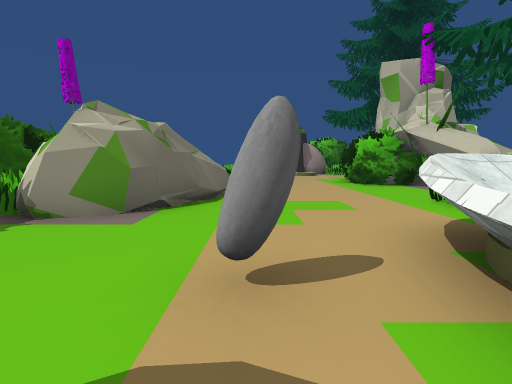
view 1 (above)

24 first-person views from a walk through a Unity game level. The camera is 1.4 m above the floor, tilts 6° down and sees 85° across. The floor is counted in squares, 2 m on a side. Each view is taken from the middle of a square. On the plan, view 1 faces up. The plan holds only what a view shows up to about 9 squares ahead; the rest is blank. The place goes on beyond the plan. Some animated figures are not drawn. Some surface patterns are stand-ins.

view 2
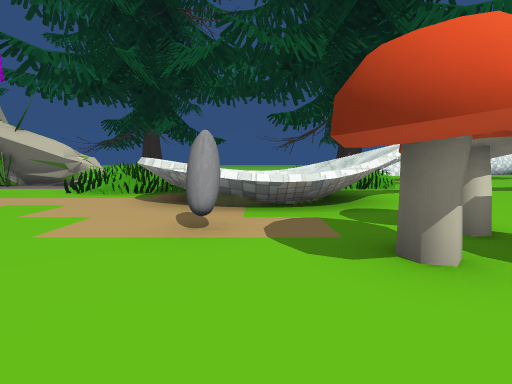

view 3
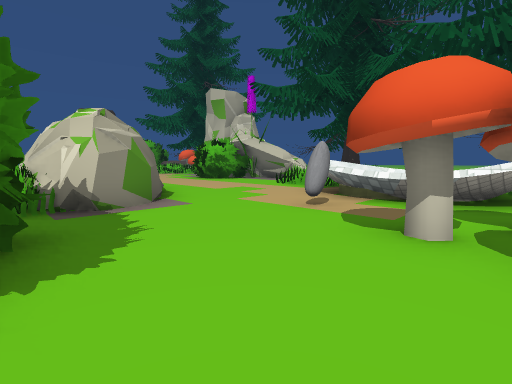

view 4
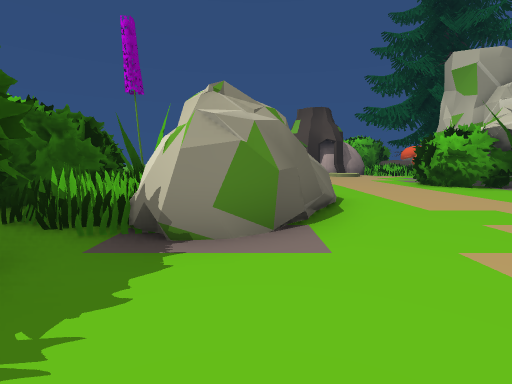

view 5
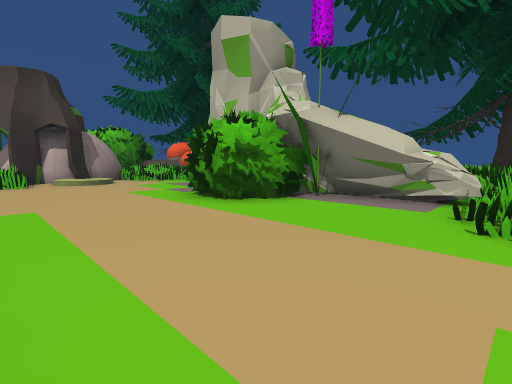

view 6
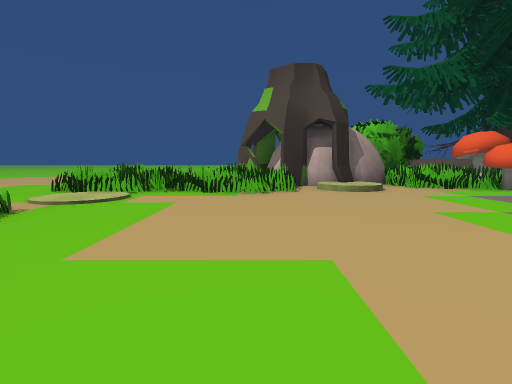

view 7
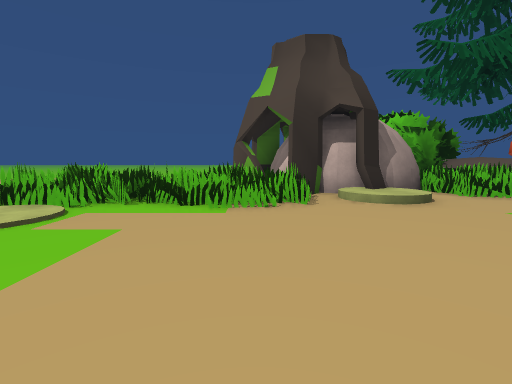

view 8
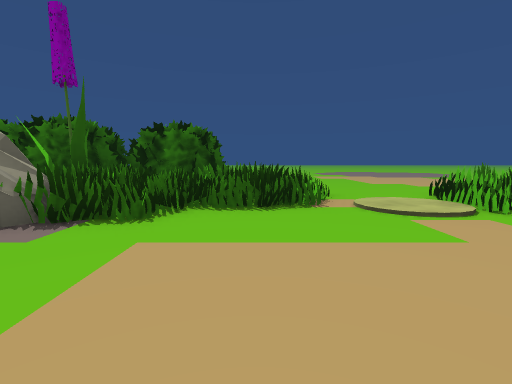

view 9
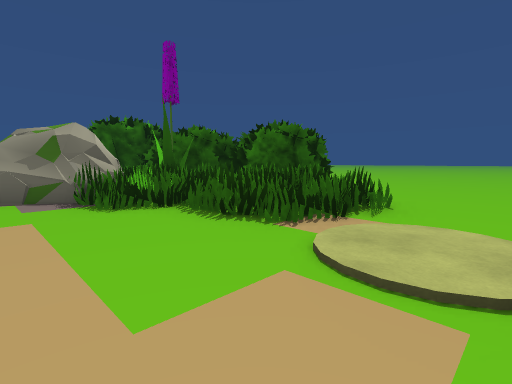

view 10
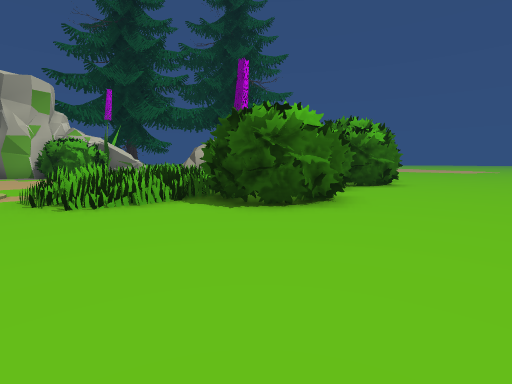

view 11
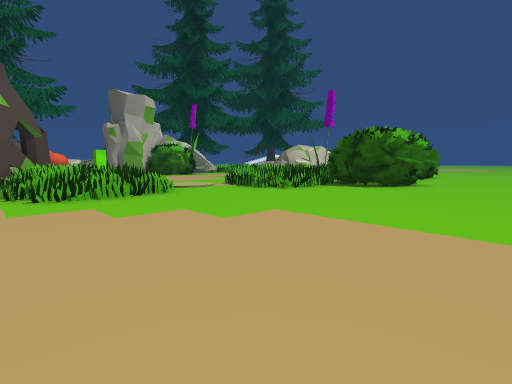

view 12
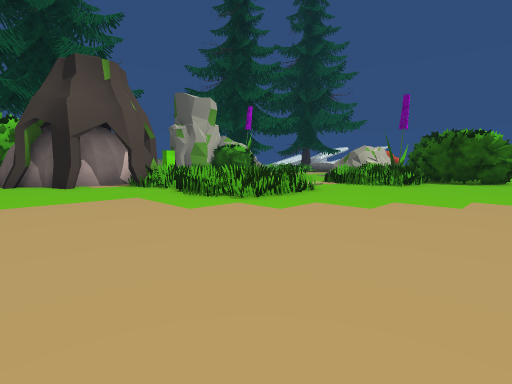

view 13
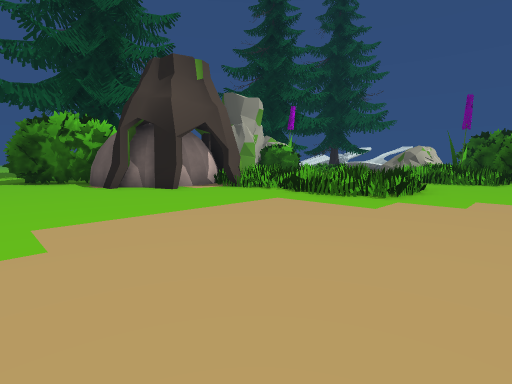

view 14
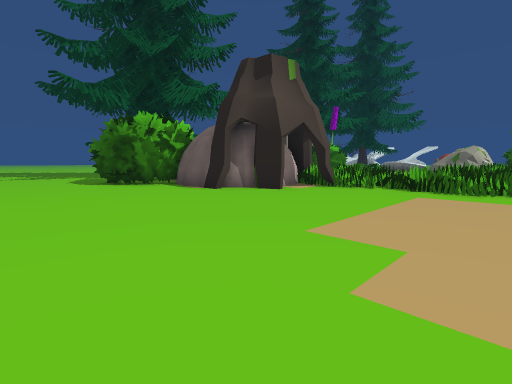

view 15
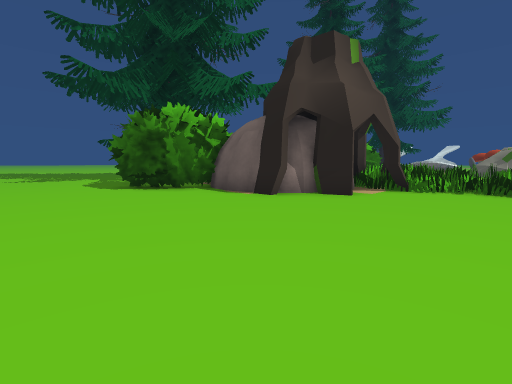

view 16
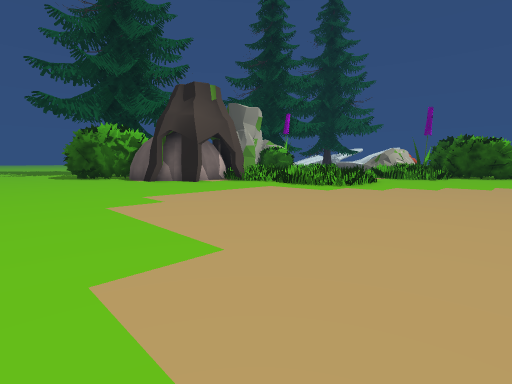

view 17
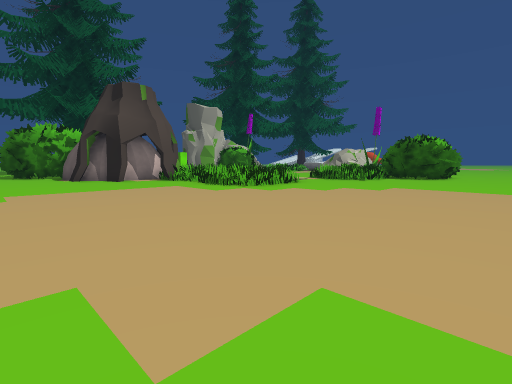

view 18
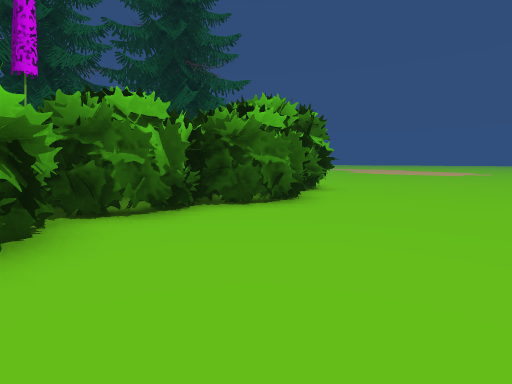

view 19
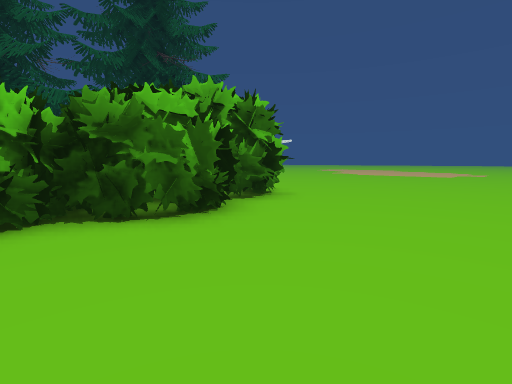

view 20
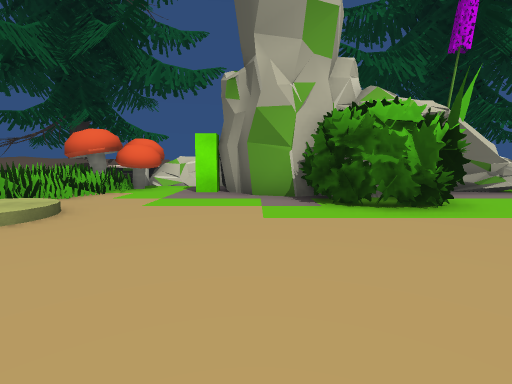

view 21
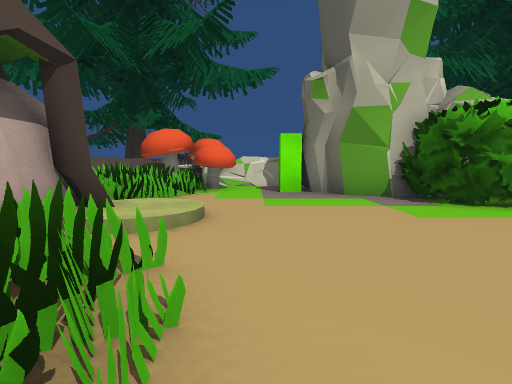

view 22
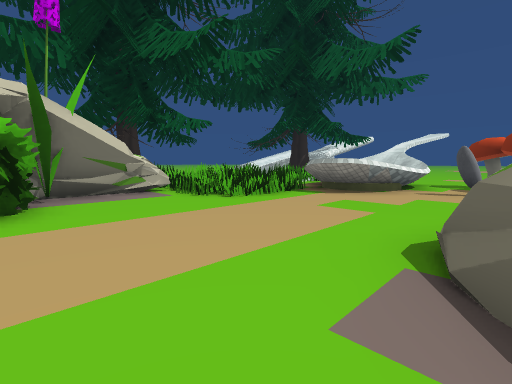

view 23
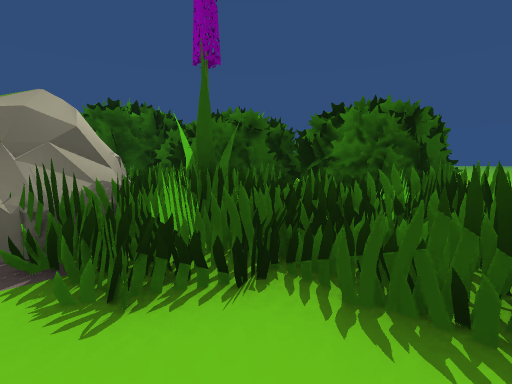

view 24
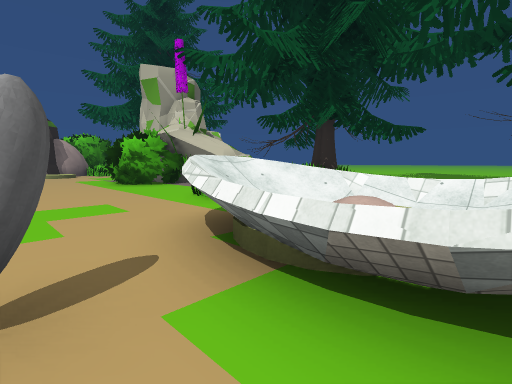

### Floor plan
Key: @ floor where view 1 was taken; # wall or solid block; x gap in a wall; . floor; / step, stairs or slope; ^ raised ledge; R rock; B block; O other object.
Columns run from 11 left of view 1 to 9 right of it. Each row starts with its distance up from view 1.
 25   .................
 24   .................
 23 ...................
 22 ...............##
 21 ..............###
 20 ............#####
 19 ...........##   ##
 18 .......O..O##   O##
 17 ......OOOOO#####OO##
 16 ......OOOOOOO#/OOO##
 15 ......OOOOOOO//..###
 14 ........O..O.....x.#
 13 .................B.#
 12 .....OOO........RRR
 11 .....OOOO......O#
 10 ...OOOOOO.....OOO
  9 ..OOOOOOOO....OOO
  8 ...OOOOO##......##
  7 ....OOOO###.....##
  6 ....OOOO###....O#####
  5 ...OOOOOO##...OOO####
  4 ...OO##O##....OOO#
  3 ...OO ##.....^^OO
  2 ....#  #...O^^^#
  1 ....####....^O##
  0 .....  ...#@^^ #
 -1 .....  ...###^^#
 -2 .....      .... #
 -3 ....        ..  #
 -4 ...          .

Where each view was taken, in squares from view 1:
view 1: 0 up, 0 right, facing up
view 2: 1 up, 3 left, facing right
view 3: 1 down, 4 left, facing up-right
view 4: 1 up, 2 left, facing up
view 5: 5 up, 0 right, facing up-right
view 6: 8 up, 0 right, facing up
view 7: 10 up, 0 right, facing up
view 8: 11 up, 1 right, facing left
view 9: 14 up, 1 left, facing down-left
view 10: 13 up, 11 left, facing down-right
view 11: 18 up, 11 left, facing down-right
view 12: 21 up, 9 left, facing down-right
view 13: 23 up, 7 left, facing down-right
view 14: 25 up, 5 left, facing down-right
view 15: 25 up, 3 left, facing down-right
view 16: 25 up, 9 left, facing down-right
view 17: 23 up, 11 left, facing down-right
view 18: 8 up, 11 left, facing down-right
view 19: 6 up, 11 left, facing down-right
view 20: 12 up, 1 left, facing right
view 21: 14 up, 1 left, facing right
view 22: 9 up, 1 left, facing down-right
view 23: 11 up, 2 left, facing down-left
view 24: 0 up, 0 right, facing up-right
